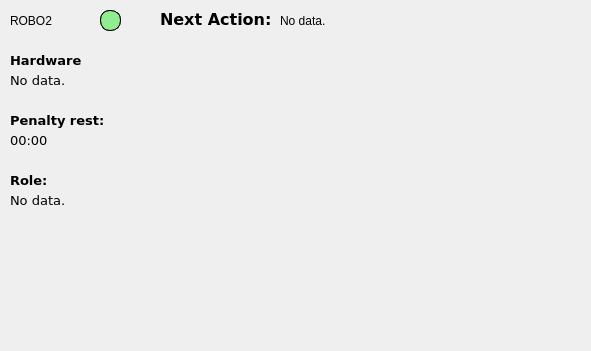
    <widget class="QFrame" name="frm_rob1_2">
     <property name="geometry">
      <rect>
       <x>610</x>
       <y>0</y>
       <width>591</width>
       <height>351</height>
      </rect>
     </property>
     <property name="frameShape">
      <enum>QFrame::NoFrame</enum>
     </property>
     <property name="frameShadow">
      <enum>QFrame::Raised</enum>
     </property>
     <widget class="QWidget" name="wdg_stateindicator_red_2" native="true">
      <property name="geometry">
       <rect>
        <x>100</x>
        <y>10</y>
        <width>21</width>
        <height>21</height>
       </rect>
      </property>
      <property name="styleSheet">
       <string notr="true">#wdg_stateindicator_red_2 {
border: 1px solid black;
background: red;
border-radius: 10px;
}</string>
      </property>
     </widget>
     <widget class="QLabel" name="lb_name_2">
      <property name="geometry">
       <rect>
        <x>10</x>
        <y>10</y>
        <width>98</width>
        <height>21</height>
       </rect>
      </property>
      <property name="text">
       <string>ROBO2</string>
      </property>
      <property name="alignment">
       <set>Qt::AlignLeading|Qt::AlignLeft|Qt::AlignVCenter</set>
      </property>
     </widget>
     <widget class="QWidget" name="wdg_stateindicator_green_2" native="true">
      <property name="geometry">
       <rect>
        <x>100</x>
        <y>10</y>
        <width>21</width>
        <height>21</height>
       </rect>
      </property>
      <property name="styleSheet">
       <string notr="true">#wdg_stateindicator_green_2 {
border: 1px solid black;
background: lightgreen;
border-radius: 10px;
}</string>
      </property>
     </widget>
     <widget class="QFrame" name="frm_rob1field_2">
      <property name="geometry">
       <rect>
        <x>150</x>
        <y>40</y>
        <width>441</width>
        <height>301</height>
       </rect>
      </property>
      <property name="frameShape">
       <enum>QFrame::NoFrame</enum>
      </property>
      <property name="frameShadow">
       <enum>QFrame::Raised</enum>
      </property>
      <widget class="QLabel" name="lb_field_2">
       <property name="geometry">
        <rect>
         <x>5</x>
         <y>13</y>
         <width>429</width>
         <height>291</height>
        </rect>
       </property>
       <property name="text">
        <string/>
       </property>
       <property name="pixmap">
        <pixmap>ui_images/field_small429x287.png</pixmap>
       </property>
      </widget>
     </widget>
     <widget class="QLabel" name="header_statehardware_7">
      <property name="geometry">
       <rect>
        <x>160</x>
        <y>10</y>
        <width>120</width>
        <height>20</height>
       </rect>
      </property>
      <property name="sizePolicy">
       <sizepolicy hsizetype="Minimum" vsizetype="Minimum">
        <horstretch>0</horstretch>
        <verstretch>0</verstretch>
       </sizepolicy>
      </property>
      <property name="minimumSize">
       <size>
        <width>120</width>
        <height>20</height>
       </size>
      </property>
      <property name="maximumSize">
       <size>
        <width>90</width>
        <height>20</height>
       </size>
      </property>
      <property name="font">
       <font>
        <family>verdana</family>
        <weight>75</weight>
        <bold>true</bold>
       </font>
      </property>
      <property name="text">
       <string>&lt;html&gt;&lt;head/&gt;&lt;body&gt;&lt;p&gt;&lt;span style=&quot; font-size:12pt;&quot;&gt;Next Action:&lt;/span&gt;&lt;/p&gt;&lt;/body&gt;&lt;/html&gt;</string>
      </property>
      <property name="wordWrap">
       <bool>false</bool>
      </property>
     </widget>
     <widget class="QLabel" name="lb_nextaction_2">
      <property name="geometry">
       <rect>
        <x>280</x>
        <y>10</y>
        <width>301</width>
        <height>21</height>
       </rect>
      </property>
      <property name="text">
       <string>No data.</string>
      </property>
     </widget>
     <widget class="QFrame" name="frame_3">
      <property name="geometry">
       <rect>
        <x>0</x>
        <y>40</y>
        <width>131</width>
        <height>301</height>
       </rect>
      </property>
      <property name="frameShape">
       <enum>QFrame::NoFrame</enum>
      </property>
      <property name="frameShadow">
       <enum>QFrame::Raised</enum>
      </property>
      <widget class="QLabel" name="lb_role_3">
       <property name="geometry">
        <rect>
         <x>10</x>
         <y>150</y>
         <width>120</width>
         <height>20</height>
        </rect>
       </property>
       <property name="minimumSize">
        <size>
         <width>0</width>
         <height>20</height>
        </size>
       </property>
       <property name="maximumSize">
        <size>
         <width>16777215</width>
         <height>20</height>
        </size>
       </property>
       <property name="font">
        <font>
         <family>verdana</family>
         <pointsize>10</pointsize>
        </font>
       </property>
       <property name="text">
        <string>No data.</string>
       </property>
       <property name="wordWrap">
        <bool>false</bool>
       </property>
      </widget>
      <widget class="QLabel" name="lb_statehardware_3">
       <property name="geometry">
        <rect>
         <x>10</x>
         <y>30</y>
         <width>120</width>
         <height>20</height>
        </rect>
       </property>
       <property name="minimumSize">
        <size>
         <width>0</width>
         <height>20</height>
        </size>
       </property>
       <property name="maximumSize">
        <size>
         <width>16777215</width>
         <height>20</height>
        </size>
       </property>
       <property name="font">
        <font>
         <family>verdana</family>
         <pointsize>10</pointsize>
         <weight>50</weight>
         <bold>false</bold>
        </font>
       </property>
       <property name="text">
        <string>No data.</string>
       </property>
       <property name="wordWrap">
        <bool>false</bool>
       </property>
      </widget>
      <widget class="QLabel" name="header_role_3">
       <property name="geometry">
        <rect>
         <x>10</x>
         <y>130</y>
         <width>120</width>
         <height>20</height>
        </rect>
       </property>
       <property name="sizePolicy">
        <sizepolicy hsizetype="Minimum" vsizetype="Minimum">
         <horstretch>0</horstretch>
         <verstretch>0</verstretch>
        </sizepolicy>
       </property>
       <property name="minimumSize">
        <size>
         <width>120</width>
         <height>20</height>
        </size>
       </property>
       <property name="maximumSize">
        <size>
         <width>120</width>
         <height>20</height>
        </size>
       </property>
       <property name="font">
        <font>
         <family>verdana</family>
         <pointsize>10</pointsize>
         <weight>75</weight>
         <bold>true</bold>
        </font>
       </property>
       <property name="text">
        <string>Role:</string>
       </property>
       <property name="wordWrap">
        <bool>false</bool>
       </property>
      </widget>
      <widget class="QLabel" name="lb_penaltytime_3">
       <property name="geometry">
        <rect>
         <x>10</x>
         <y>90</y>
         <width>120</width>
         <height>20</height>
        </rect>
       </property>
       <property name="minimumSize">
        <size>
         <width>0</width>
         <height>20</height>
        </size>
       </property>
       <property name="maximumSize">
        <size>
         <width>16777215</width>
         <height>20</height>
        </size>
       </property>
       <property name="font">
        <font>
         <family>verdana</family>
         <pointsize>10</pointsize>
        </font>
       </property>
       <property name="frameShape">
        <enum>QFrame::NoFrame</enum>
       </property>
       <property name="text">
        <string>00:00</string>
       </property>
       <property name="wordWrap">
        <bool>false</bool>
       </property>
      </widget>
      <widget class="QLabel" name="header_statehardware_3">
       <property name="geometry">
        <rect>
         <x>10</x>
         <y>10</y>
         <width>120</width>
         <height>20</height>
        </rect>
       </property>
       <property name="sizePolicy">
        <sizepolicy hsizetype="Minimum" vsizetype="Minimum">
         <horstretch>0</horstretch>
         <verstretch>0</verstretch>
        </sizepolicy>
       </property>
       <property name="minimumSize">
        <size>
         <width>120</width>
         <height>20</height>
        </size>
       </property>
       <property name="maximumSize">
        <size>
         <width>120</width>
         <height>20</height>
        </size>
       </property>
       <property name="font">
        <font>
         <family>verdana</family>
         <pointsize>10</pointsize>
         <weight>75</weight>
         <bold>true</bold>
        </font>
       </property>
       <property name="text">
        <string>Hardware</string>
       </property>
       <property name="wordWrap">
        <bool>false</bool>
       </property>
      </widget>
      <widget class="QLabel" name="header_penaltytime_3">
       <property name="geometry">
        <rect>
         <x>10</x>
         <y>70</y>
         <width>120</width>
         <height>20</height>
        </rect>
       </property>
       <property name="sizePolicy">
        <sizepolicy hsizetype="Minimum" vsizetype="Minimum">
         <horstretch>0</horstretch>
         <verstretch>0</verstretch>
        </sizepolicy>
       </property>
       <property name="minimumSize">
        <size>
         <width>120</width>
         <height>20</height>
        </size>
       </property>
       <property name="maximumSize">
        <size>
         <width>120</width>
         <height>20</height>
        </size>
       </property>
       <property name="font">
        <font>
         <family>verdana</family>
         <pointsize>10</pointsize>
         <weight>75</weight>
         <bold>true</bold>
        </font>
       </property>
       <property name="text">
        <string>Penalty rest:</string>
       </property>
       <property name="wordWrap">
        <bool>false</bool>
       </property>
      </widget>
     </widget>
    </widget>
